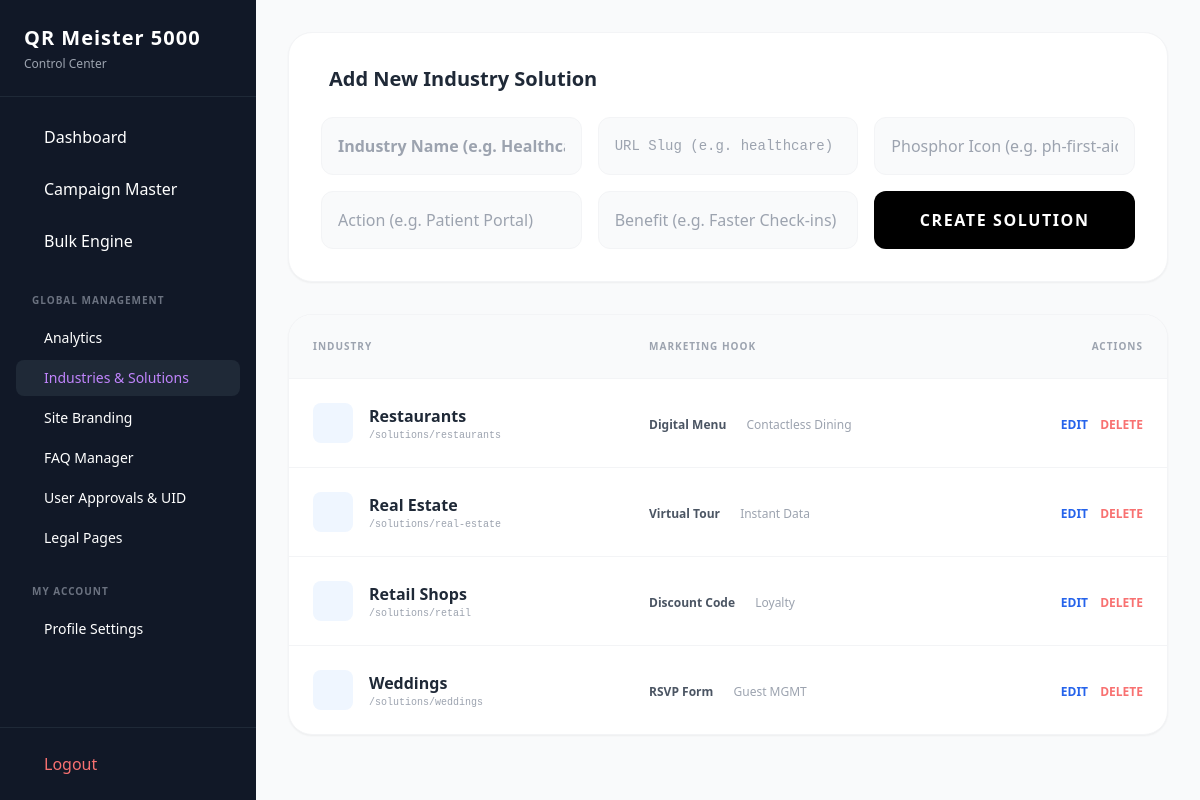
/admin/industries (signed in), run on the app's committed database.
### flask_app.py (models this page shows)
class SiteConfig(db.Model):
    id = db.Column(db.Integer, primary_key=True)
    site_name = db.Column(db.String(100), default="QR Generator")
    favicon = db.Column(db.String(100), default="default_favicon.ico")
    total_generated = db.Column(db.Integer, default=0)
    title_font = db.Column(db.String(50), default="Inter")
    title_font_size = db.Column(db.Integer, default=32)
    title_color = db.Column(db.String(20), default="#111827")
    dark_mode = db.Column(db.Boolean, default=False)
    maintenance_mode = db.Column(db.Boolean, default=False)
    footer_text = db.Column(db.String(200), default="Powered by QR Master")
    contact_email = db.Column(db.String(100), default="admin@yourdomain.com")
    whatsapp_number = db.Column(db.String(20), default="8801XXXXXXXXX")
    payment_instructions = db.Column(db.Text, default="Send 1500 BDT via bKash to...")

class Industry(db.Model):
    id = db.Column(db.Integer, primary_key=True)
    slug = db.Column(db.String(50), unique=True, nullable=False)
    name = db.Column(db.String(100), nullable=False)
    icon = db.Column(db.String(50), default='ph-rocket-launch')
    action_text = db.Column(db.String(50))
    benefit_text = db.Column(db.String(100))
    description = db.Column(db.Text)
    meta_title = db.Column(db.String(150))
    meta_desc = db.Column(db.String(255))

### flask_app.py (the view, shortened to what this page needs)
@app.route('/admin/industries', methods=['GET', 'POST'])
@login_required
def admin_industries():
    if not current_user.is_superadmin: return redirect(url_for('admin_dashboard'))
    return render_template('admin/industries.html', industries=Industry.query.all())

### flask_app.py (called while the page is built)
@login_manager.user_loader
def load_user(user_id):
    return User.query.get(int(user_id))

def get_config():
    config = SiteConfig.query.first()
    if not config:
        config = SiteConfig()
        db.session.add(config)
        db.session.commit()
    return config

@app.before_request
def check_maintenance():
    config = get_config()
    if config.maintenance_mode:
        allowed_paths = ['/login', '/logout', '/static', '/admin']
        is_allowed = any(request.path.startswith(path) for path in allowed_paths)
        if not is_allowed and not (current_user.is_authenticated and current_user.is_superadmin):
            return render_template('maintenance.html'), 503

@app.context_processor
def inject_global_vars():
    return dict(config=get_config())

### templates/admin/industries.html (shortened to what this page needs)
{% extends "admin/base.html" %}
{% block content %}
<div class="space-y-8">
    <div class="bg-white p-8 rounded-3xl shadow-sm border border-gray-100">
        <h2 class="text-xl font-black text-gray-800 mb-6 flex items-center gap-2">
             Add New Industry Solution
        </h2>
        <form method="POST" class="grid grid-cols-1 md:grid-cols-3 gap-4">
            <input type="text" name="name" placeholder="Industry Name (e.g. Healthcare)" class="p-4 bg-gray-50 border border-gray-100 rounded-xl outline-none focus:ring-2 focus:ring-blue-500 transition font-bold" required>
            <input type="text" name="slug" placeholder="URL Slug (e.g. healthcare)" class="p-4 bg-gray-50 border border-gray-100 rounded-xl outline-none focus:ring-2 focus:ring-blue-500 transition font-mono text-sm" required>
            <input type="text" name="icon" placeholder="Phosphor Icon (e.g. ph-first-aid)" class="p-4 bg-gray-50 border border-gray-100 rounded-xl outline-none focus:ring-2 focus:ring-blue-500 transition">
            <input type="text" name="action_text" placeholder="Action (e.g. Patient Portal)" class="p-4 bg-gray-50 border border-gray-100 rounded-xl outline-none focus:ring-2 focus:ring-blue-500 transition">
            <input type="text" name="benefit_text" placeholder="Benefit (e.g. Faster Check-ins)" class="p-4 bg-gray-50 border border-gray-100 rounded-xl outline-none focus:ring-2 focus:ring-blue-500 transition">
            <button type="submit" class="bg-black text-white rounded-xl font-bold uppercase tracking-widest hover:bg-blue-600 transition">Create Solution</button>
        </form>
    </div>
    <div class="bg-white rounded-3xl shadow-sm border border-gray-100 overflow-hidden">
        <table class="w-full text-left border-collapse">
            <thead class="bg-gray-50 border-b border-gray-100">
                <tr>
                    <th class="p-6 text-[10px] font-black uppercase tracking-widest text-gray-400">Industry</th>
                    <th class="p-6 text-[10px] font-black uppercase tracking-widest text-gray-400">Marketing Hook</th>
                    <th class="p-6 text-[10px] font-black uppercase tracking-widest text-gray-400 text-right">Actions</th>
                </tr>
            </thead>
            <tbody class="divide-y divide-gray-100">
                {% for ind in industries %}
                <tr class="hover:bg-gray-50/50 transition">
                    <td class="p-6">
                        <div class="flex items-center gap-4">
                            <div class="w-10 h-10 bg-blue-50 text-blue-600 rounded-lg flex items-center justify-center text-xl">
                            </div>
                            <div>
                                <p class="font-bold text-gray-800">{{ ind.name }}</p>
                                <p class="text-[10px] font-mono text-gray-400">/solutions/{{ ind.slug }}</p>
                            </div>
                        </div>
                    </td>
                    <td class="p-6">
                        <span class="text-xs font-bold text-gray-600">{{ ind.action_text }}</span>
                        <span class="text-xs font-medium text-gray-400">{{ ind.benefit_text }}</span>
                    </td>
                    <td class="p-6 text-right space-x-2">
                        <a href="{{ url_for('edit_industry', id=ind.id) }}" class="inline-flex items-center gap-2 text-blue-600 font-bold text-xs uppercase hover:underline">Edit</a>
                        <a href="{{ url_for('delete_industry', id=ind.id) }}" onclick="return confirm('Wipe this solution?')" class="text-red-400 font-bold text-xs uppercase hover:text-red-600 transition">Delete</a>
                    </td>
                </tr>
                {% endfor %}
            </tbody>
        </table>
    </div>
</div>
{% endblock %}

### templates/admin/base.html (shortened to what this page needs)
<!DOCTYPE html>
<html lang="en">
<head>
    <script src="https://cdn.tailwindcss.com"></script>
    <link rel="stylesheet" href="https://unpkg.com/tippy.js@6/dist/tippy.css" />
</head>
<body class="bg-gray-50 flex h-screen">
    <aside class="w-64 bg-gray-900 text-white flex flex-col">
        <div class="p-6 border-b border-gray-800">
            <h1 class="text-xl font-bold tracking-wider truncate" title="{{ config.site_name }}">
                {{ config.site_name or 'QR MASTER' }}
            </h1>
            <p class="text-xs text-gray-400 mt-1">Control Center</p>
        </div>
        <nav class="flex-1 p-4 space-y-1">
            <a href="{{ url_for('admin_dashboard') }}" class="flex items-center gap-3 px-4 py-3 rounded-lg hover:bg-gray-800 {{ 'bg-gray-800' if request.endpoint == 'admin_dashboard' }}">
                 Dashboard
            </a>
            <a href="{{ url_for('admin_campaigns') }}" class="flex items-center gap-3 px-4 py-3 rounded-lg hover:bg-gray-800 {{ 'bg-gray-800' if 'campaigns' in request.endpoint }}">
                 Campaign Master
            </a>
            <a href="{{ url_for('bulk_generate') }}" class="flex items-center gap-3 px-4 py-3 rounded-lg hover:bg-gray-800 {{ 'bg-gray-800' if request.endpoint == 'bulk_generate' }}">
                 Bulk Engine
            </a>
            {% if current_user.is_superadmin %}
            <div class="pt-6 pb-2 pl-4 text-[10px] font-bold text-gray-500 uppercase tracking-widest">Global Management</div>
            <a href="{{ url_for('admin_analytics') }}" class="flex items-center gap-3 px-4 py-2 rounded-lg hover:bg-gray-800 text-sm {{ 'bg-gray-800 text-blue-400' if request.endpoint == 'admin_analytics' }}">
                 Analytics
            </a>
            <a href="{{ url_for('admin_industries') }}" class="flex items-center gap-3 px-4 py-2 rounded-lg hover:bg-gray-800 text-sm {{ 'bg-gray-800 text-purple-400' if request.endpoint == 'admin_industries' }}">
                 Industries & Solutions
            </a>
            <a href="{{ url_for('admin_settings') }}" class="flex items-center gap-3 px-4 py-2 rounded-lg hover:bg-gray-800 text-sm {{ 'bg-gray-800' if request.endpoint == 'admin_settings' }}">
                 Site Branding
            </a>
            <a href="{{ url_for('admin_faqs') }}" class="flex items-center gap-3 px-4 py-2 rounded-lg hover:bg-gray-800 text-sm {{ 'bg-gray-800' if request.endpoint == 'admin_faqs' }}">
                 FAQ Manager
            </a>
            <a href="{{ url_for('admin_users') }}" class="flex items-center gap-3 px-4 py-2 rounded-lg hover:bg-gray-800 text-sm {{ 'bg-gray-800' if request.endpoint == 'admin_users' }}">
                 User Approvals & UID
            </a>
            <a href="{{ url_for('admin_pages') }}" class="flex items-center gap-3 px-4 py-2 rounded-lg hover:bg-gray-800 text-sm {{ 'bg-gray-800' if request.endpoint == 'admin_pages' }}">
                 Legal Pages
            </a>
            {% endif %}
            <div class="pt-6 pb-2 pl-4 text-[10px] font-bold text-gray-500 uppercase tracking-widest">My Account</div>
            <a href="{{ url_for('admin_profile') }}" class="flex items-center gap-3 px-4 py-2 rounded-lg hover:bg-gray-800 text-sm {{ 'bg-gray-800' if request.endpoint == 'admin_profile' }}">
                 Profile Settings
            </a>
        </nav>
        <div class="p-4 border-t border-gray-800">
            <a href="{{ url_for('logout') }}" class="flex items-center gap-3 px-4 py-2 text-red-400 hover:text-red-300 transition">
                 Logout
            </a>
        </div>
    </aside>
    <main class="flex-1 overflow-y-auto p-8">
        {% block content %}{% endblock %}
    </main>
</body>
</html>

### data on the page
SiteConfig: site_name "QR Meister 5000"
Industry: name "Restaurants", slug "restaurants", action_text "Digital Menu", benefit_text "Contactless Dining"
Industry: name "Real Estate", slug "real-estate", action_text "Virtual Tour", benefit_text "Instant Data"
Industry: name "Retail Shops", slug "retail", action_text "Discount Code", benefit_text "Loyalty"
Industry: name "Weddings", slug "weddings", action_text "RSVP Form", benefit_text "Guest MGMT"
